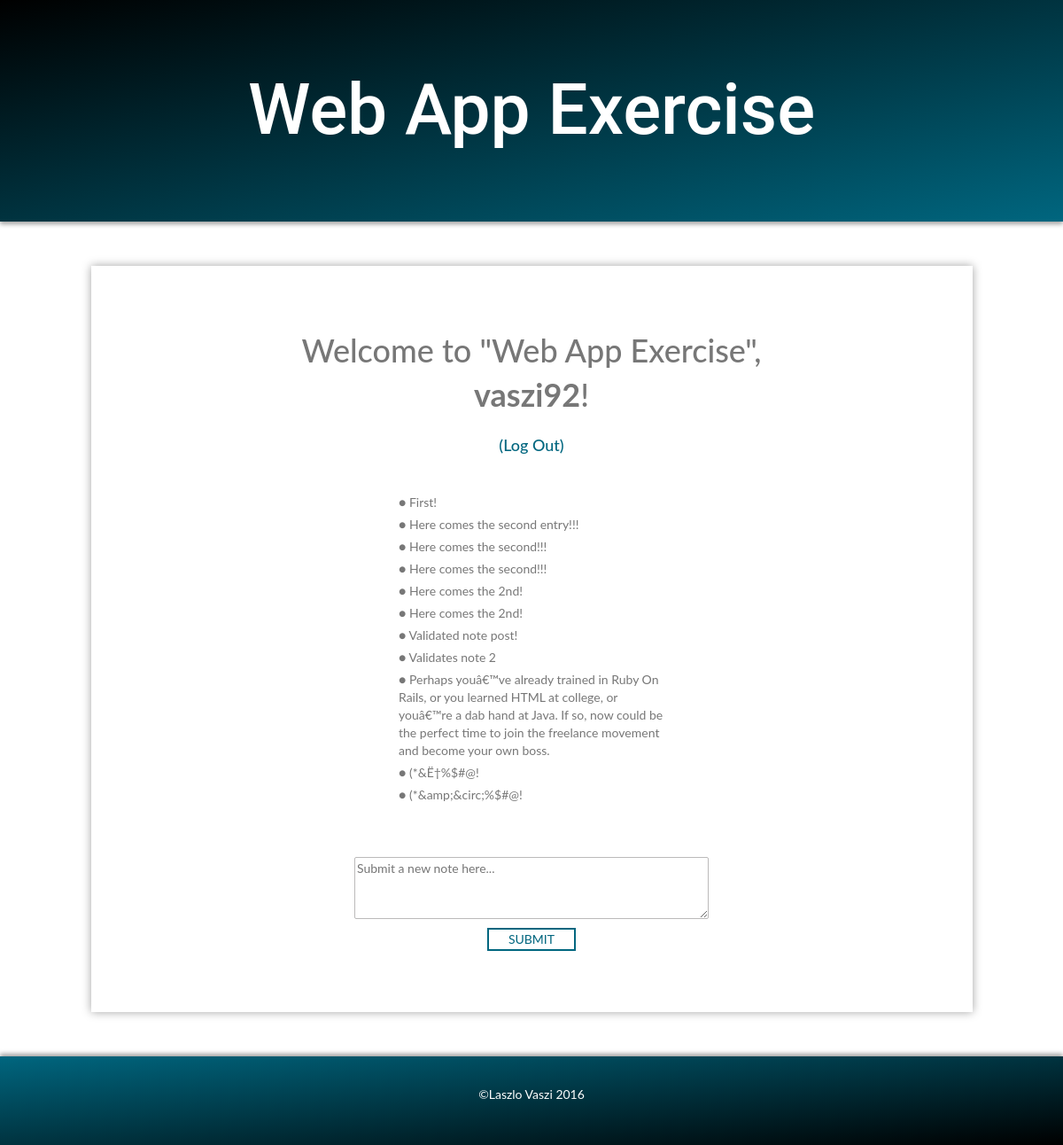
Page /home.php (signed in) on the committed database.
### tables this page shows
CREATE TABLE `web_app_ex_users` (
  `id` int(11) NOT NULL AUTO_INCREMENT,
  `username` varchar(50) NOT NULL DEFAULT '',
  `password` varchar(60) NOT NULL DEFAULT '',
  PRIMARY KEY (`id`)
);

CREATE TABLE `web_app_ex_notes` (
  `id` int(11) NOT NULL AUTO_INCREMENT,
  `user_id` int(11) NOT NULL,
  `content` text,
  PRIMARY KEY (`id`),
  KEY `user_id` (`user_id`)
);

### includes/functions.php (called while the page is built, shortened)
<?php
function find_notes_by_id($user_id) {
	global $connection;
	$safe_user_id = mysqli_real_escape_string($connection, $user_id);
	$query = 'SELECT content ';
	$query .= 'FROM web_app_ex_notes ';
	$query .= 'WHERE user_id = '.$safe_user_id;
	$result = mysqli_query($connection, $query);
	$final_data = array();
    while($row = mysqli_fetch_assoc($result)){
        $final_data[] = $row;
    }
	return $final_data;
}
?>

### home.php (the view, shortened to what this page needs)
<?php
include_once("includes/dbconnect.php");
include_once("includes/functions.php");
$query = 'SELECT * FROM web_app_ex_users WHERE id = '.$_SESSION['user'];
$result = mysqli_query($connection, $query);
$userRow = mysqli_fetch_array($result);
?>
<!DOCTYPE html>
<html>
<head>
	<link rel="stylesheet" type="text/css" href="includes/style.css">
	<link rel="stylesheet" type="text/css" href="includes/bootstrap.min.css">
</head>
<body>
<div class="row">
	<div class="col-sm-12">
		<div id="header" class="text-center clearfix">
			<h1>Web App Exercise</h1>
		</div>
	</div>
</div>
	<div class="row">
		<div class="col-xs-10 col-xs-offset-1 col-sm-10 col-sm-offset-1">
			<div id="identification" class="text-center">
				<h1 class="homeheadline">Welcome to "Web App Exercise",<br /><b><?php echo $userRow['username']; ?></b>! <a href="includes/logout.php?logout"><br /><span class="smaller">(Log Out)</span></a></h1>
				<div class="notes text-center">
					<?php
					$notes_set = find_notes_by_id($userRow['id']);
					if(empty($notes_set)){
						echo "No notes have been posted for this user yet.";
					} else {
						echo "<div class=\"notelist text-left\">";
						foreach($notes_set as $note){
							echo "<div class=\"note text-left\">";
							echo "● ";
							echo htmlentities($note['content']);
							echo "<br />";
							echo "</div>";
						}
						echo "</div>";
					}
					?>
				</div><br />
				<div class="submit_notes text-center">
					<form action="create_note.php" method="post">
						<textarea name="new_note" rows="3" cols="30" placeholder="Submit a new note here..."></textarea>
						<div class="button col-sm-12 text-center">
							<input class="regbutton" type="submit" name="btn-submit" value="Submit"/>
						</div>
					</form>
				</div>
			</div>
		</div>
	</div>
	<div id="footer">
		<div class="footertext">
			<span ="copyright">©Laszlo Vaszi <?php echo date("Y"); ?></span>
		</div>
	</div>
</body>
</html>

### includes/style.css (style rules this page uses)
html { width:100%; overflow-x:hidden; }
body { background-color: #e6e5e5; position:relative; max-width: 100%; overflow-x: hidden; }
#header { position:relative; color:white; height:250px; background: #00667f; background: -webkit-linear-gradient(left top, black, #00667f); background: -o-linear-gradient(bottom right, black, #00667f); background: -moz-linear-gradient(bottom right, black, #00667f); background: linear-gradient(to bottom right, black, #00667f); box-shadow:0px 3px 5px #a3a3a3; }
#header h1 { font-family:'Roboto',"Helvetica Neue", Helvetica, Arial, sans-serif; margin-top:80px; font-size:80px; }
.homeheadline { line-height:50px; }
#identification { font-family:'Lato',"Helvetica Neue", Helvetica, Arial, sans-serif; background-color:white; padding:50px 20px 100px 20px; margin:50px 0px 50px 0px; position: relative; box-shadow:0px 0px 10px #a3a3a3; color: rgb(119,119,119); }
a { color:#00667f !important; }
.smaller { font-size:50%; }
input { border-radius:2px; border: 1px solid #bbbaba; margin:5px 10px 5px 10px !important; }
textarea { margin-top:20px; width:400px; max-width:420px; height: 70px; max-height:100px; border-radius:2px; border: 1px solid #bbbaba; }
.notes { margin:30px auto 30px auto; }
.note { max-width:300px; margin:5px auto 5px auto; }
.regbutton { margin-top:20px; width:100px; background-color:#fff; color:#00667f; border-radius:0px; width:100px; font-family: 'Lato','Roboto',"Helvetica Neue", Helvetica, Arial, sans-serif; border: 2px solid #00667f; -webkit-transition: all 0.3s ease; -moz-transition: all 0.3s ease; -ms-transition: all 0.3s ease; transition: all 0.3s ease; text-transform:uppercase; }
#footer { height:100px; background: #00667f; background: -webkit-linear-gradient(left top, #00667f, black); background: -o-linear-gradient(bottom right, #00667f, black); background: -moz-linear-gradient(bottom right, #00667f, black); background: linear-gradient(to bottom right, #00667f, black); color:white; position:relative; box-shadow:0px -3px 5px #a3a3a3; font-family: 'Lato','Roboto',"Helvetica Neue", Helvetica, Arial, sans-serif; text-align:center; padding-top:33px; }

### rows in the picture
web_app_ex_users: username "vaszi92"
web_app_ex_notes: content "First!"
web_app_ex_notes: content "Here comes the second entry!!!"
web_app_ex_notes: content "Here comes the second!!!"
web_app_ex_notes: content "Here comes the second!!!"
web_app_ex_notes: content "Here comes the 2nd!"
web_app_ex_notes: content "Here comes the 2nd!"
web_app_ex_notes: content "Validated note post!"
web_app_ex_notes: content "Validates note 2"
web_app_ex_notes: content "Perhaps youâ€™ve already trained in Ruby On Rails, or you learned HTML at college, or youâ€™re a dab hand at Java. If so, now could be the perfect time to join the freelance movement and become your own boss."
web_app_ex_notes: content "(*&Ë†%$#@!"
web_app_ex_notes: content "(*&amp;&circ;%$#@!"
